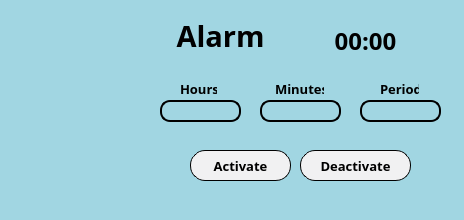
<?xml version="1.0" encoding="UTF-8"?>
<ui version="4.0">
 <class>MainWindow</class>
 <widget class="QMainWindow" name="MainWindow">
  <property name="geometry">
   <rect>
    <x>0</x>
    <y>0</y>
    <width>464</width>
    <height>220</height>
   </rect>
  </property>
  <property name="windowTitle">
   <string>MainWindow</string>
  </property>
  <property name="styleSheet">
   <string notr="true">background-color: #A1D6E2;</string>
  </property>
  <widget class="QWidget" name="centralwidget">
   <widget class="QLabel" name="pic_label">
    <property name="geometry">
     <rect>
      <x>20</x>
      <y>40</y>
      <width>121</width>
      <height>121</height>
     </rect>
    </property>
    <property name="text">
     <string/>
    </property>
    <property name="pixmap">
     <pixmap>clock_15171782.png</pixmap>
    </property>
    <property name="scaledContents">
     <bool>true</bool>
    </property>
    <property name="alignment">
     <set>Qt::AlignCenter</set>
    </property>
   </widget>
   <widget class="QLabel" name="alarm_label">
    <property name="geometry">
     <rect>
      <x>170</x>
      <y>20</y>
      <width>101</width>
      <height>31</height>
     </rect>
    </property>
    <property name="font">
     <font>
      <family>Segoe UI Variable Text Semibold</family>
      <pointsize>22</pointsize>
      <weight>75</weight>
      <bold>true</bold>
     </font>
    </property>
    <property name="styleSheet">
     <string notr="true"/>
    </property>
    <property name="text">
     <string>Alarm</string>
    </property>
    <property name="alignment">
     <set>Qt::AlignCenter</set>
    </property>
   </widget>
   <widget class="QLabel" name="hours_label">
    <property name="geometry">
     <rect>
      <x>180</x>
      <y>80</y>
      <width>37</width>
      <height>17</height>
     </rect>
    </property>
    <property name="font">
     <font>
      <family>Segoe UI Variable Text Semibold</family>
      <pointsize>10</pointsize>
      <weight>75</weight>
      <bold>true</bold>
     </font>
    </property>
    <property name="styleSheet">
     <string notr="true"/>
    </property>
    <property name="text">
     <string>Hours</string>
    </property>
   </widget>
   <widget class="QLabel" name="minutes_label">
    <property name="geometry">
     <rect>
      <x>275</x>
      <y>80</y>
      <width>49</width>
      <height>17</height>
     </rect>
    </property>
    <property name="font">
     <font>
      <family>Segoe UI Variable Text Semibold</family>
      <pointsize>10</pointsize>
      <weight>75</weight>
      <bold>true</bold>
     </font>
    </property>
    <property name="styleSheet">
     <string notr="true"/>
    </property>
    <property name="text">
     <string>Minutes</string>
    </property>
   </widget>
   <widget class="QLabel" name="period_label">
    <property name="geometry">
     <rect>
      <x>380</x>
      <y>80</y>
      <width>39</width>
      <height>17</height>
     </rect>
    </property>
    <property name="font">
     <font>
      <family>Segoe UI Variable Text Semibold</family>
      <pointsize>10</pointsize>
      <weight>75</weight>
      <bold>true</bold>
     </font>
    </property>
    <property name="styleSheet">
     <string notr="true"/>
    </property>
    <property name="text">
     <string>Period</string>
    </property>
   </widget>
   <widget class="QComboBox" name="hours_comboBox">
    <property name="geometry">
     <rect>
      <x>160</x>
      <y>100</y>
      <width>81</width>
      <height>22</height>
     </rect>
    </property>
    <property name="font">
     <font>
      <family>Segoe UI Variable Text Semibold</family>
      <pointsize>10</pointsize>
      <weight>75</weight>
      <bold>true</bold>
     </font>
    </property>
    <property name="styleSheet">
     <string notr="true">QComboBox {
	border: 1.5px solid;
	border-radius: 10px;
	padding-left: 10px;
}

QComboBox::drop-down {
	border: 0px;
}

QComboBox:on {
	border: 2px solid #1995AD;
}

QComboBox QListView {
	font-size: 12px;
	border: 2px solid #1995AD;
	padding: 5px;
	background-color: #fff;
	outline: 0px;
}

QComboBox::down-arrow {
	image: url(D:/Python/Projects/GitHub_PR/Alarm_Clock/down-arrow-8-128.png);
	width: 12px;
	height: 12px;
	margin-right: 10px;
}
</string>
    </property>
   </widget>
   <widget class="QComboBox" name="minutes_comboBox">
    <property name="geometry">
     <rect>
      <x>260</x>
      <y>100</y>
      <width>81</width>
      <height>22</height>
     </rect>
    </property>
    <property name="font">
     <font>
      <family>Segoe UI Variable Text Semibold</family>
      <pointsize>10</pointsize>
      <weight>75</weight>
      <bold>true</bold>
     </font>
    </property>
    <property name="styleSheet">
     <string notr="true">QComboBox {
	border: 1.5px solid;
	border-radius: 10px;
	padding-left: 10px;
}

QComboBox::drop-down {
	border: 0px;
}

QComboBox:on {
	border: 2px solid #1995AD;
}

QComboBox QListView {
	font-size: 12px;
	border: 2px solid #1995AD;
	padding: 5px;
	background-color: #fff;
	outline: 0px;
}

QComboBox::down-arrow {
	image: url(D:/Python/Projects/GitHub_PR/Alarm_Clock/down-arrow-8-128.png);
	width: 12px;
	height: 12px;
	margin-right: 10px;
}
</string>
    </property>
   </widget>
   <widget class="QComboBox" name="period_comboBox">
    <property name="geometry">
     <rect>
      <x>360</x>
      <y>100</y>
      <width>81</width>
      <height>22</height>
     </rect>
    </property>
    <property name="font">
     <font>
      <family>Segoe UI Variable Text Semibold</family>
      <pointsize>10</pointsize>
      <weight>75</weight>
      <bold>true</bold>
     </font>
    </property>
    <property name="styleSheet">
     <string notr="true">QComboBox {
	border: 1.5px solid;
	border-radius: 10px;
	padding-left: 10px;
}

QComboBox::drop-down {
	border: 0px;
}

QComboBox:on {
	border: 2px solid #1995AD;
}

QComboBox QListView {
	font-size: 12px;
	border: 2px solid #1995AD;
	padding: 5px;
	background-color: #fff;
	outline: 0px;
}

QComboBox::down-arrow {
	image: url(D:/Python/Projects/GitHub_PR/Alarm_Clock/down-arrow-8-128.png);
	width: 12px;
	height: 12px;
	margin-right: 10px;
}
</string>
    </property>
   </widget>
   <widget class="QPushButton" name="activate_pushButton">
    <property name="geometry">
     <rect>
      <x>190</x>
      <y>150</y>
      <width>101</width>
      <height>31</height>
     </rect>
    </property>
    <property name="font">
     <font>
      <family>Segoe UI Variable Text Semibold</family>
      <pointsize>10</pointsize>
      <weight>75</weight>
      <bold>true</bold>
     </font>
    </property>
    <property name="styleSheet">
     <string notr="true">QPushButton {
	background: #F1F1F2;
	border: 0.5px solid;
	border-radius: 15px;
}

QPushButton:hover {
	background: #1995AD;
	border: 1px solid ;
}</string>
    </property>
    <property name="text">
     <string>Activate</string>
    </property>
   </widget>
   <widget class="QPushButton" name="deactivate_pushButton">
    <property name="geometry">
     <rect>
      <x>300</x>
      <y>150</y>
      <width>111</width>
      <height>31</height>
     </rect>
    </property>
    <property name="font">
     <font>
      <family>Segoe UI Variable Text Semibold</family>
      <pointsize>10</pointsize>
      <weight>75</weight>
      <bold>true</bold>
     </font>
    </property>
    <property name="styleSheet">
     <string notr="true">QPushButton {
	background: #F1F1F2;
	border: 0.5px solid;
	border-radius: 15px;
}

QPushButton:hover {
	background: #1995AD;
	border: 1px solid ;
}</string>
    </property>
    <property name="text">
     <string>Deactivate</string>
    </property>
   </widget>
   <widget class="QLabel" name="countdown_label">
    <property name="geometry">
     <rect>
      <x>280</x>
      <y>20</y>
      <width>171</width>
      <height>41</height>
     </rect>
    </property>
    <property name="font">
     <font>
      <family>Segoe UI Variable Text Semibold</family>
      <pointsize>18</pointsize>
      <weight>75</weight>
      <bold>true</bold>
     </font>
    </property>
    <property name="text">
     <string>00:00</string>
    </property>
    <property name="alignment">
     <set>Qt::AlignCenter</set>
    </property>
   </widget>
  </widget>
  <widget class="QMenuBar" name="menubar">
   <property name="geometry">
    <rect>
     <x>0</x>
     <y>0</y>
     <width>464</width>
     <height>21</height>
    </rect>
   </property>
  </widget>
  <widget class="QStatusBar" name="statusbar"/>
 </widget>
 <resources/>
 <connections/>
</ui>
